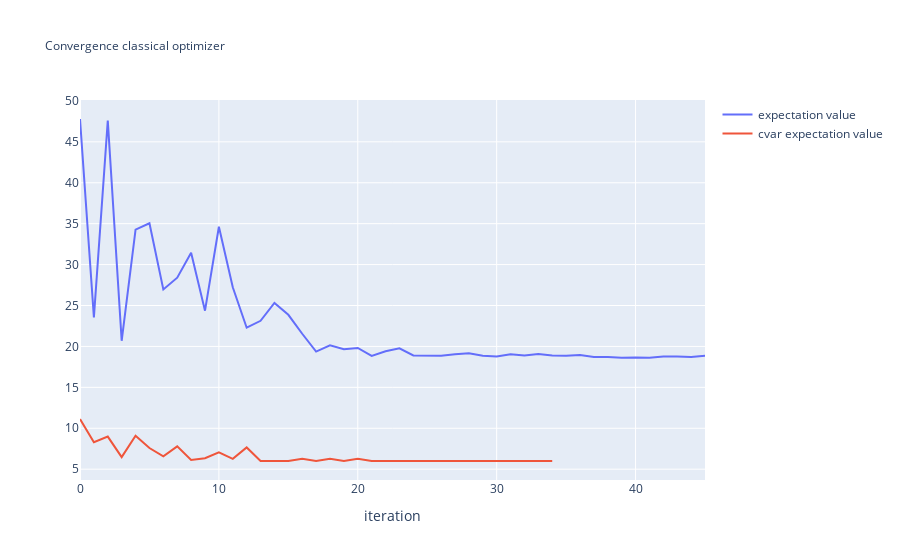

Write notebook code for a chart like this one.
### Code cell
fig = go.Figure()
fig.add_trace(go.Scatter(
    y=expectation_values,
    name="expectation value"))
fig.add_trace(go.Scatter(
    y=expectation_values_cvar,
    name="cvar expectation value"))
fig.update_xaxes(
    title="iteration")
fig.update_layout(
    title="Convergence classical optimizer",
    title_font_size=12)

### Figure 1 — Plotly figure (JSON) as saved in the notebook; plotly's stock layout.template omitted (floating-point values rounded to 4 significant figures)
{"data": [{"name": "expectation value", "type": "scatter", "y": [47.79, 23.54, 47.59, 20.69, 34.27, 35.04, 26.96, 28.4, 31.45, 24.37, 34.63, 27.23, 22.29, 23.13, 25.31, 23.87, 21.55, 19.38, 20.13, 19.67, 19.81, 18.85, 19.42, 19.77, 18.9, 18.84, 18.87, 19.03, 19.16, 18.86, 18.77, 19.04, 18.9, 19.07, 18.9, 18.87, 18.97, 18.72, 18.72, 18.62, 18.66, 18.61, 18.77, 18.77, 18.72, 18.88]}, {"name": "cvar expectation value", "type": "scatter", "y": [11.12, 8.292, 8.982, 6.477, 9.098, 7.585, 6.573, 7.793, 6.129, 6.339, 7.052, 6.269, 7.658, 6.015, 6.0, 6.0, 6.275, 6.0, 6.278, 6.0, 6.267, 6.0, 6.0, 6.0, 6.0, 6.0, 6.0, 6.0, 6.0, 6.0, 6.0, 6.0, 6.0, 6.0, 6.0]}], "layout": {"title": {"font": {"size": 12}, "text": "Convergence classical optimizer"}, "xaxis": {"title": {"text": "iteration"}}}}
